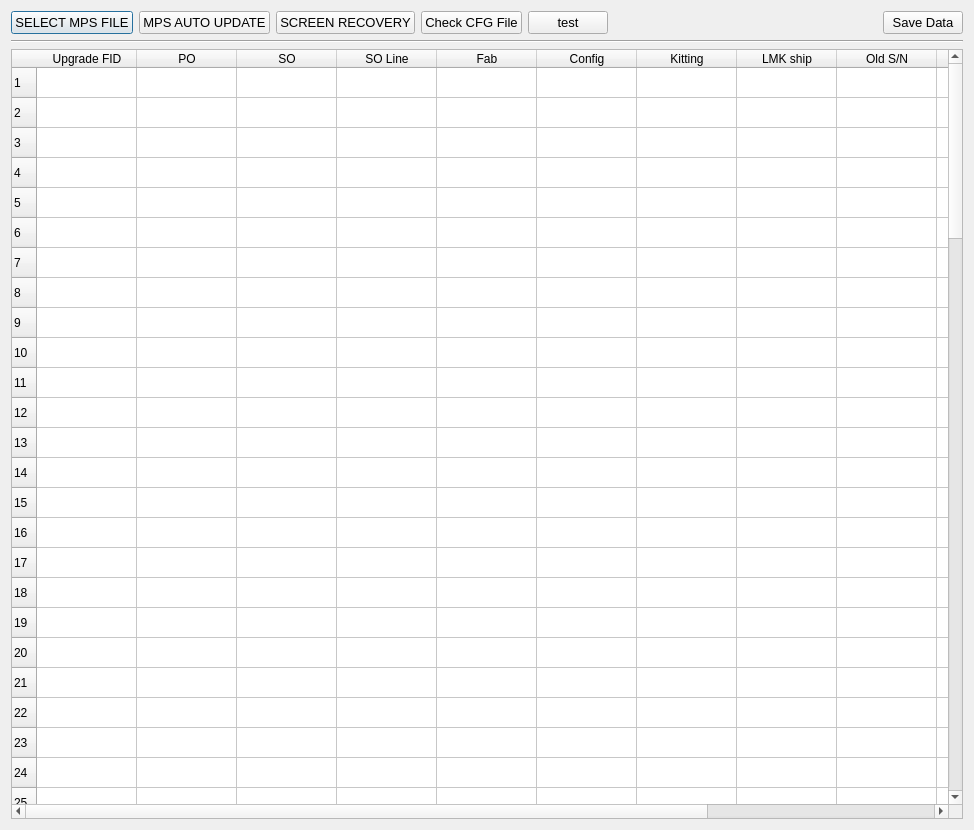
<?xml version="1.0" encoding="UTF-8"?>
<ui version="4.0">
 <class>Dialog</class>
 <widget class="QDialog" name="Dialog">
  <property name="geometry">
   <rect>
    <x>0</x>
    <y>0</y>
    <width>974</width>
    <height>830</height>
   </rect>
  </property>
  <property name="windowTitle">
   <string>Dialog</string>
  </property>
  <layout class="QVBoxLayout" name="verticalLayout">
   <item>
    <layout class="QHBoxLayout" name="horizontalLayout">
     <item>
      <widget class="QPushButton" name="btn_file">
       <property name="font">
        <font>
         <pointsize>10</pointsize>
        </font>
       </property>
       <property name="text">
        <string>SELECT MPS FILE</string>
       </property>
      </widget>
     </item>
     <item>
      <widget class="QPushButton" name="btn_mps_update">
       <property name="font">
        <font>
         <pointsize>10</pointsize>
        </font>
       </property>
       <property name="text">
        <string>MPS AUTO UPDATE</string>
       </property>
      </widget>
     </item>
     <item>
      <widget class="QPushButton" name="btn_screen_recovery">
       <property name="font">
        <font>
         <pointsize>10</pointsize>
        </font>
       </property>
       <property name="text">
        <string>SCREEN RECOVERY</string>
       </property>
      </widget>
     </item>
     <item>
      <widget class="QPushButton" name="btn_check_cfg">
       <property name="font">
        <font>
         <pointsize>10</pointsize>
        </font>
       </property>
       <property name="text">
        <string>Check CFG File</string>
       </property>
      </widget>
     </item>
     <item>
      <widget class="QPushButton" name="btn_test">
       <property name="font">
        <font>
         <pointsize>10</pointsize>
        </font>
       </property>
       <property name="text">
        <string>test</string>
       </property>
      </widget>
     </item>
     <item>
      <spacer name="horizontalSpacer">
       <property name="orientation">
        <enum>Qt::Horizontal</enum>
       </property>
       <property name="sizeHint" stdset="0">
        <size>
         <width>40</width>
         <height>20</height>
        </size>
       </property>
      </spacer>
     </item>
     <item>
      <widget class="QPushButton" name="btn_save">
       <property name="font">
        <font>
         <pointsize>10</pointsize>
        </font>
       </property>
       <property name="text">
        <string>Save Data</string>
       </property>
      </widget>
     </item>
    </layout>
   </item>
   <item>
    <widget class="Line" name="line">
     <property name="orientation">
      <enum>Qt::Horizontal</enum>
     </property>
    </widget>
   </item>
   <item>
    <widget class="QTableWidget" name="table_mps">
     <property name="sortingEnabled">
      <bool>true</bool>
     </property>
     <property name="rowCount">
      <number>100</number>
     </property>
     <attribute name="horizontalHeaderDefaultSectionSize">
      <number>100</number>
     </attribute>
     <row/>
     <row/>
     <row/>
     <row/>
     <row/>
     <row/>
     <row/>
     <row/>
     <row/>
     <row/>
     <row/>
     <row/>
     <row/>
     <row/>
     <row/>
     <row/>
     <row/>
     <row/>
     <row/>
     <row/>
     <row/>
     <row/>
     <row/>
     <row/>
     <row/>
     <row/>
     <row/>
     <row/>
     <row/>
     <row/>
     <row/>
     <row/>
     <row/>
     <row/>
     <row/>
     <row/>
     <row/>
     <row/>
     <row/>
     <row/>
     <row/>
     <row/>
     <row/>
     <row/>
     <row/>
     <row/>
     <row/>
     <row/>
     <row/>
     <row/>
     <row/>
     <row/>
     <row/>
     <row/>
     <row/>
     <row/>
     <row/>
     <row/>
     <row/>
     <row/>
     <row/>
     <row/>
     <row/>
     <row/>
     <row/>
     <row/>
     <row/>
     <row/>
     <row/>
     <row/>
     <row/>
     <row/>
     <row/>
     <row/>
     <row/>
     <row/>
     <row/>
     <row/>
     <row/>
     <row/>
     <row/>
     <row/>
     <row/>
     <row/>
     <row/>
     <row/>
     <row/>
     <row/>
     <row/>
     <row/>
     <row/>
     <row/>
     <row/>
     <row/>
     <row/>
     <row/>
     <row/>
     <row/>
     <row/>
     <row/>
     <column>
      <property name="text">
       <string>Upgrade FID</string>
      </property>
     </column>
     <column>
      <property name="text">
       <string>PO</string>
      </property>
     </column>
     <column>
      <property name="text">
       <string>SO</string>
      </property>
     </column>
     <column>
      <property name="text">
       <string>SO Line</string>
      </property>
     </column>
     <column>
      <property name="text">
       <string>Fab</string>
      </property>
     </column>
     <column>
      <property name="text">
       <string>Config</string>
      </property>
     </column>
     <column>
      <property name="text">
       <string>Kitting</string>
      </property>
     </column>
     <column>
      <property name="text">
       <string>LMK ship</string>
      </property>
     </column>
     <column>
      <property name="text">
       <string>Old S/N</string>
      </property>
     </column>
     <column>
      <property name="text">
       <string>New S/N</string>
      </property>
     </column>
     <column>
      <property name="text">
       <string>Tool CFG</string>
      </property>
     </column>
     <column>
      <property name="text">
       <string>ATAC CFG</string>
      </property>
     </column>
    </widget>
   </item>
  </layout>
 </widget>
 <resources/>
 <connections/>
</ui>
